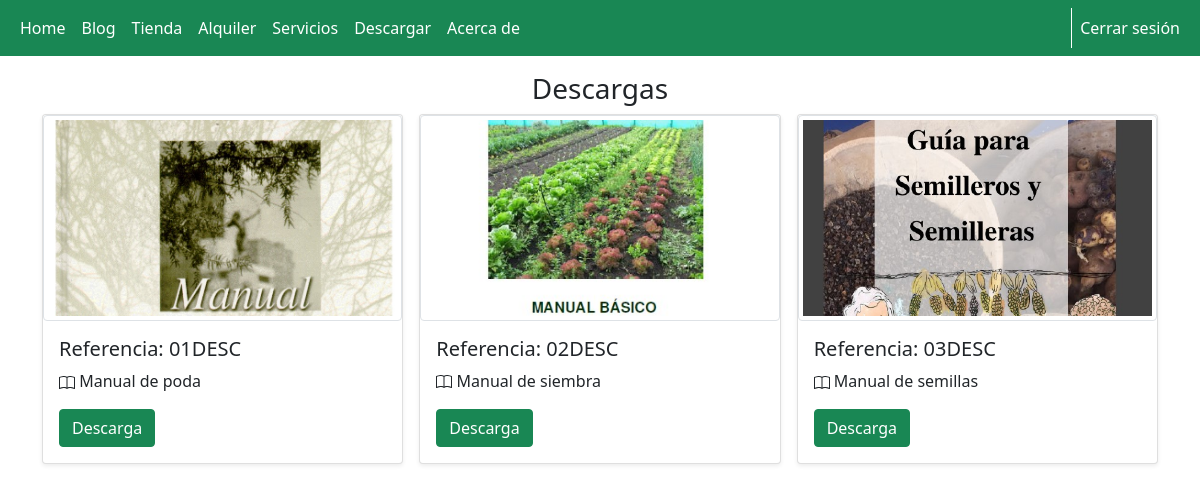
Screenshot of /descargas.php (signed in) with the database file from the repository.
### tables this page shows
CREATE TABLE `descargas` (
  `id` int(11) NOT NULL,
  `referencia` varchar(25) NOT NULL,
  `titulo` varchar(50) NOT NULL,
  `enlace` varchar(200) NOT NULL,
  `imagen` varchar(50) NOT NULL,
  `activa` int(1) NOT NULL
);

### config/conexion.php (called while the page is built, shortened)
<?php
Class Conexion extends Database {
    public function __construct() {
        $this->datos = "mysql:host=127.0.0.1;dbname=$this->dbname";
    }
    public function conexion() {
        try {
            $conn = new PDO($this->datos, $this->username, $this->password);
        } catch (PDOException $pe) {
            die("No se ha podido conectar con $this->dbname :" . $pe->getMessage());
        }
        return $conn;
    }
}

### config/funcionesDescargas.php (called while the page is built, shortened)
<?php
require_once(__DIR__.'\conexion.php');
class FuncionesDescargas{
    private $conexion;
    public function  __construct(){
        $bd = new Conexion;
        $this->conexion = $bd->conexion();
    }
    public function consultarDescargas(){
        $sql = "SELECT * FROM `descargas` WHERE `activa` = 1 ORDER BY referencia;";
        $query = $this->conexion -> prepare($sql);
        $query -> execute();
        $results = $query -> fetchAll(PDO::FETCH_OBJ);
        return $results;
    }
}

### descargas.php (the view, shortened to what this page needs)
<?php
include('template/header.php');
if (isset($_SESSION['usuario']) && ($_SESSION['rol'] == '2' || $_SESSION['rol'] == '1')) {
    include 'config/funcionesDescargas.php';
    $datos = new FuncionesDescargas;
    $descargas = $datos->consultarDescargas();
?>
    <h3 class="text-center pt-3">Descargas</h3>
    <div class="container">
        <div class="row row-cols-1 row-cols-sm-2 row-cols-md-3 g-3">
            <?php foreach ($descargas as $descarga) { ?>
                <div class="col">
                    <div class="card shadow-sm">
                        <?php
                        $imagen = "img/descargas/" . $descarga->imagen;
                        ?>
                        <img class="img-thumbnail img-fluid" src="<?php echo $imagen; ?>">
                        <div class="card-body">
                            <h5 class="card-title">Referencia: <?php echo strtoupper($descarga->referencia); ?></h5>
                            <p class="card-text"> <?php echo $descarga->titulo; ?></p>
                            <a href="<?php echo $descarga->enlace; ?>" class="btn btn-success">Descarga</a>
                        </div>
                    </div>
                </div>
            <?php } ?>
        </div>
    </div>
<?php
}
?>

### rows the page displays
descargas: imagen (picture), referencia "01DESC", titulo "Manual de poda"
descargas: imagen (picture), referencia "02DESC", titulo "Manual de siembra"
descargas: imagen (picture), referencia "03DESC", titulo "Manual de semillas"
